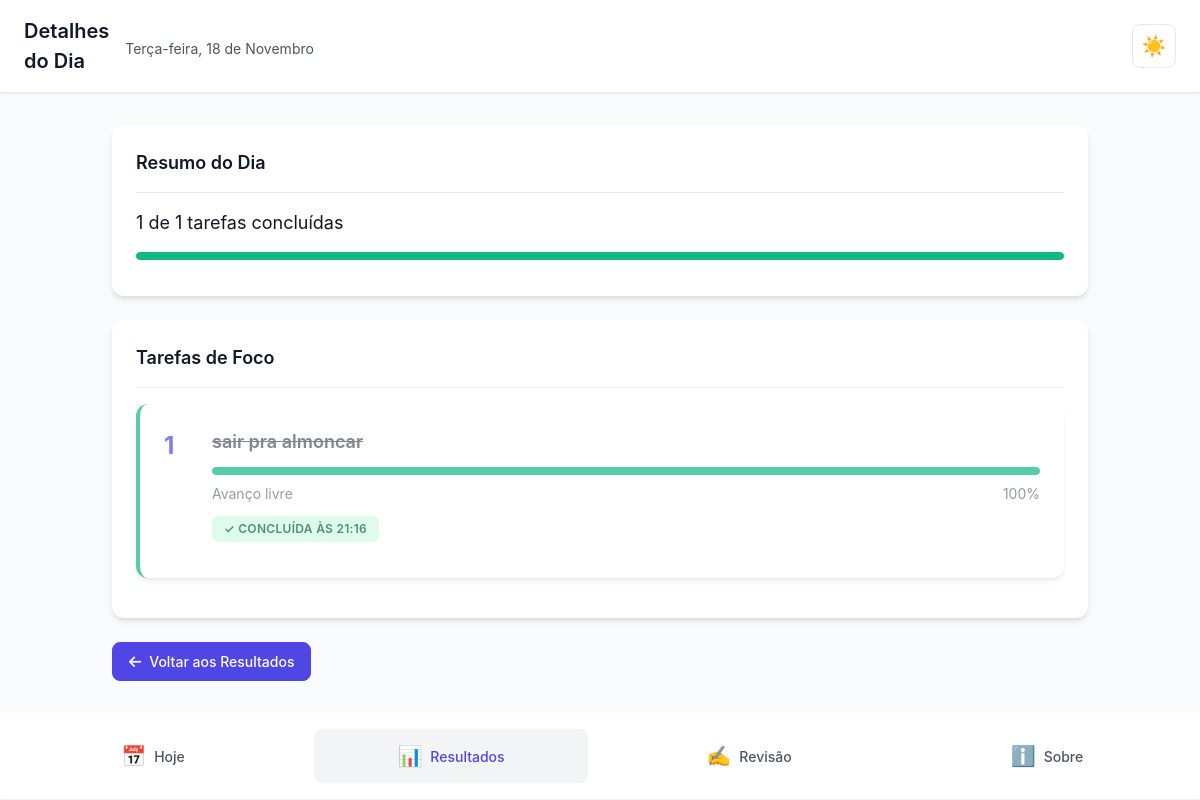
Screenshot of /resultados/2025-11-18/ (signed in) with the database file from the repository.
### core/models.py (models this page shows, shortened)
class DayPlan(models.Model):
    usuario = models.ForeignKey(
        User,
        on_delete=models.CASCADE,
        related_name='day_plans',
        verbose_name='Usuário'
    )
    data = models.DateField(
        verbose_name='Data',
        unique_for_date='data',
        db_index=True
    )
    motivo_nao_conclusao = models.CharField(
        max_length=200,
        blank=True,
        null=True,
        verbose_name='Motivo de não conclusão',
        help_text='Razão pela qual nem todas as tarefas foram concluídas'
    )
    comentario_reflexao = models.TextField(
        blank=True,
        null=True,
        verbose_name='Comentário/Reflexão',
        help_text='Reflexão sobre o dia'
    )
    criado_em = models.DateTimeField(
        auto_now_add=True,
        verbose_name='Criado em'
    )
    atualizado_em = models.DateTimeField(
        auto_now=True,
        verbose_name='Atualizado em'
    )
    class Meta:
        verbose_name = 'Plano do Dia'
        verbose_name_plural = 'Planos do Dia'
        ordering = ['-data']
        unique_together = [['usuario', 'data']]
    @property
    def total_tarefas(self):
        return self.tasks.count()
    @property
    def tarefas_concluidas(self):
        return self.tasks.filter(status='concluida').count()
    @property
    def percentual_conclusao(self):
        if self.total_tarefas == 0:
            return 0
        return int((self.tarefas_concluidas / self.total_tarefas) * 100)

class Task(models.Model):
    STATUS_CHOICES = [
        ('pendente', 'Pendente'),
        ('concluida', 'Concluída'),
    ]
    day_plan = models.ForeignKey(
        DayPlan,
        on_delete=models.CASCADE,
        related_name='tasks',
        verbose_name='Plano do Dia'
    )
    titulo = models.CharField(
        max_length=200,
        verbose_name='Título',
        help_text='Título curto e claro da tarefa'
    )
    descricao = models.TextField(
        blank=True,
        null=True,
        verbose_name='Descrição',
        help_text='Descrição opcional da tarefa'
    )
    ordem = models.IntegerField(
        validators=[MinValueValidator(1), MaxValueValidator(3)],
        verbose_name='Ordem',
        help_text='Ordem da tarefa (1, 2 ou 3)'
    )
    status = models.CharField(
        max_length=10,
        choices=STATUS_CHOICES,
        default='pendente',
        verbose_name='Status'
    )
    concluida_em = models.DateTimeField(
        blank=True,
        null=True,
        verbose_name='Concluída em'
    )
    total_steps = models.IntegerField(
        blank=True,
        null=True,
        validators=[MinValueValidator(1)],
        verbose_name='Total de Etapas',
        help_text='Quantidade total de etapas definidas (deixe vazio para modo flexível)'
    )
    completed_steps = models.IntegerField(
        default=0,
        validators=[MinValueValidator(0)],
        verbose_name='Etapas Concluídas',
        help_text='Quantidade de etapas concluídas (para tarefas com total_steps definido)'
    )
    pseudo_steps_done = models.IntegerField(
        default=0,
        validators=[MinValueValidator(0)],
        verbose_name='Passos Avançados',
        help_text='Contador de cliques em "Avançar etapa" (para tarefas sem total_steps)'
    )
    progress_percent = models.IntegerField(
        default=0,
        validators=[MinValueValidator(0), MaxValueValidator(100)],
        verbose_name='Progresso (%)',
        help_text='Progresso atual da tarefa em percentual (0-100)'
    )
    criado_em = models.DateTimeField(
        auto_now_add=True,
        verbose_name='Criado em'
    )
    atualizado_em = models.DateTimeField(
        auto_now=True,
        verbose_name='Atualizado em'
    )
    class Meta:
        verbose_name = 'Tarefa'
        verbose_name_plural = 'Tarefas'
        ordering = ['ordem']
        unique_together = [['day_plan', 'ordem']]

### core/views.py (the view)
# urls.py: path('resultados/<str:data_str>/', views.detalhes_dia, name='detalhes_dia'),
@login_required
def detalhes_dia(request, data_str):
    try:
        data_obj = date.fromisoformat(data_str)
    except ValueError:
        messages.error(request, 'Data inválida.')
        return redirect('core:resultados')
    day_plan = get_object_or_404(
        DayPlan,
        usuario=request.user,
        data=data_obj
    )
    tasks = day_plan.tasks.all().order_by('ordem')
    context = {
        'day_plan': day_plan,
        'tasks': tasks,
        'data': data_obj,
    }
    return render(request, 'core/detalhes_dia.html', context)

### core/context_processors.py (called while the page is built)
def pwa_settings(request):
    return {
        "PWA_SETTINGS": {
            "enabled": getattr(settings, "PWA_ENABLED", False),
            "theme_color": getattr(settings, "PWA_THEME_COLOR", "#0f172a"),
            "background_color": getattr(
                settings, "PWA_BACKGROUND_COLOR", "#0f172a"
            ),
            "start_url": getattr(settings, "PWA_START_URL", "/?source=pwa"),
            "scope": getattr(settings, "PWA_SCOPE", "/"),
            "install_hint": "Compartilhar → Adicionar à Tela de Início",
            "push_public_key": getattr(settings, "PWA_PUSH_PUBLIC_KEY", ""),
        }
    }

### core/templates/core/detalhes_dia.html (shortened to what this page needs)
{% extends 'core/base.html' %}
{% load static %}
{% block header_title %}Detalhes do Dia{% endblock %}
{% block header_subtitle %}
    <div class="header-subtitle">{{ data|date:"l, d \\d\\e F"|capfirst }}</div>
{% endblock %}
{% block content %}
    <div class="card fade-in">
        <div class="card-header">
            <h2 class="card-title">Resumo do Dia</h2>
        </div>
        <div class="card-body">
            <p style="font-size: 1.125rem; margin-bottom: 1rem;">
                {{ day_plan.tarefas_concluidas }} de {{ day_plan.total_tarefas }} tarefas concluídas
            </p>
            <div class="progress-bar-container">
                <div class="progress-bar {% if day_plan.percentual_conclusao == 100 %}success{% elif day_plan.percentual_conclusao > 0 %}warning{% endif %}"
                     style="width: {{ day_plan.percentual_conclusao }}%"></div>
            </div>
        </div>
    </div>
    <div class="card fade-in">
        <div class="card-header">
            <h2 class="card-title">Tarefas de Foco</h2>
        </div>
        <div class="card-body" style="padding-top: 0;">
            {% for task in tasks %}
                <div class="task-card {% if task.status == 'concluida' %}completed{% endif %}" style="margin-bottom: 1rem;">
                    <div class="task-header">
                        <span class="task-number">{{ task.ordem }}</span>
                        <div class="task-content" style="flex: 1;">
                            <h3 class="task-title">{{ task.titulo }}</h3>
                            <div style="margin-top: 0.75rem; margin-bottom: 0.75rem;">
                                <div class="progress-bar-container" style="margin-bottom: 0.5rem;">
                                    <div class="progress-bar {% if task.progress_percent == 100 %}success{% elif task.progress_percent > 0 %}warning{% endif %}"
                                         style="width: {{ task.progress_percent }}%"></div>
                                </div>
                                <div style="display: flex; justify-content: space-between; align-items: center; font-size: 0.875rem; color: #6B7280;">
                                    <span>
                                        {% if task.total_steps and task.total_steps > 0 %}
                                            Etapas: {{ task.completed_steps }}/{{ task.total_steps }}
                                        {% else %}
                                            Avanço livre
                                        {% endif %}
                                    </span>
                                    <span>{{ task.progress_percent }}%</span>
                                </div>
                            </div>
                            <div style="margin-top: 0.75rem; display: flex; align-items: center; gap: 0.75rem; flex-wrap: wrap;">
                                <span class="badge {% if task.status == 'concluida' %}badge-success{% else %}badge-info{% endif %}">
                                    {% if task.status == 'concluida' %}
                                        ✓ Concluída
                                        {% if task.concluida_em %}
                                            às {{ task.concluida_em|date:"H:i" }}
                                        {% endif %}
                                    {% else %}
                                        Pendente
                                    {% endif %}
                                </span>
                            </div>
                        </div>
                    </div>
                </div>
            {% empty %}
                <div style="text-align: center; padding: 2rem 0;">
                    <p style="color: #6B7280;">Nenhuma tarefa registrada para este dia.</p>
                </div>
            {% endfor %}
        </div>
    </div>
    <div style="margin-top: 1.5rem;">
        <a href="{% url 'core:resultados' %}" class="btn-icon-text btn-icon-text-primary">
            <i class="fas fa-arrow-left"></i>
            <span>Voltar aos Resultados</span>
        </a>
    </div>
{% endblock %}

### rows the page displays
DayPlan: tarefas_concluidas "1", total_tarefas "1"
Task: ordem "1", titulo "sair pra almoncar", shows "Avanço livre", progress_percent "100", concluida_em "21:16"

### other values shown
{{ data|date:"l, d \\d\\e F"|capfirst }} "Terça-feira, 18 de Novembro"
